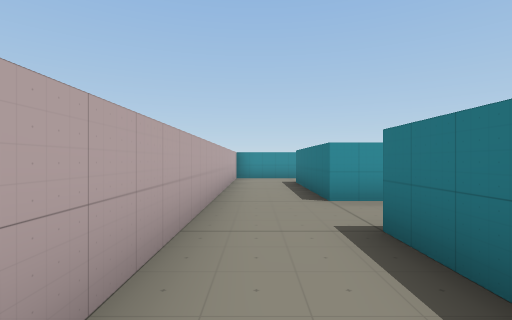
view 1 (above)

24 first-person views from a walk through a scene from a Unity 3-D project. The camera is 1.4 m above the floor, looks level and sees 85° across. The floor is counted in squares, 2 m on a side. Each view is taken from the middle of a square. On the plan, view 1 faces up. The plan holds only what a view shows up to about 9 squares ahead; the rest is blank. Some animated figures are left out.

view 2
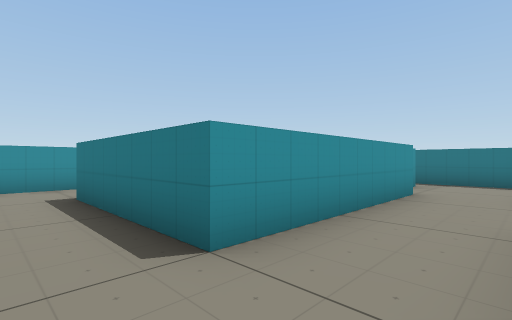

view 3
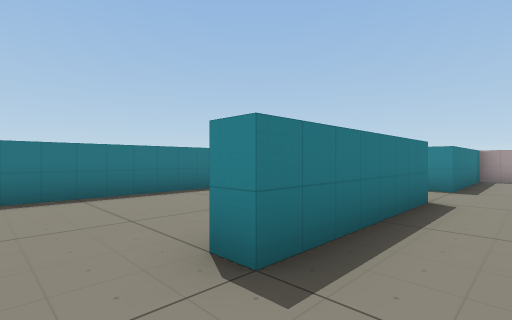

view 4
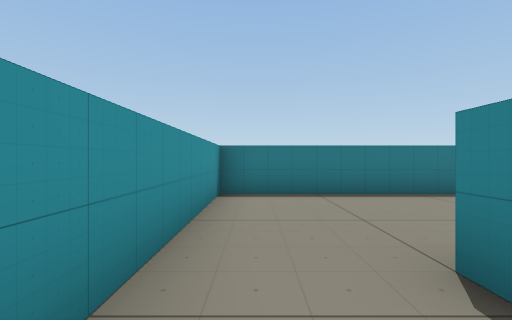

view 5
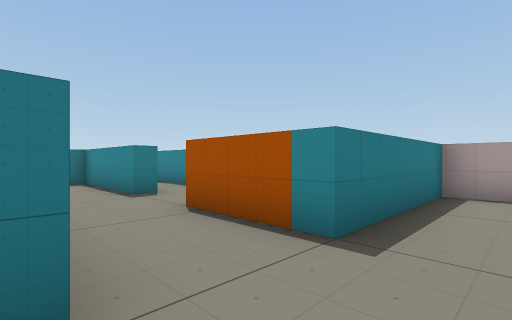

view 6
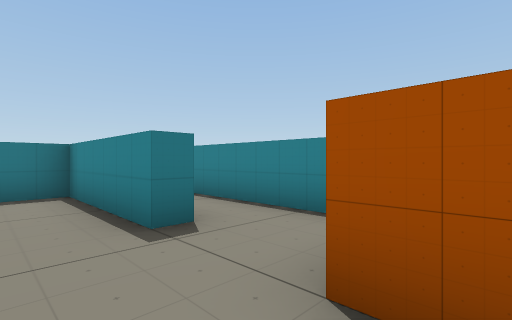

view 7
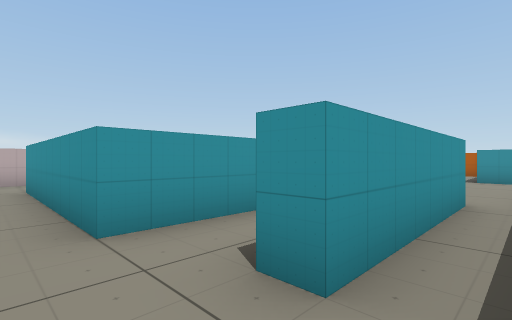

view 8
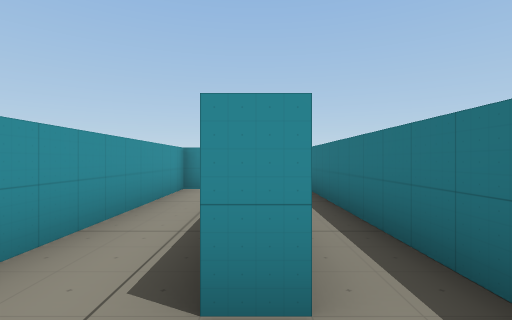

view 9
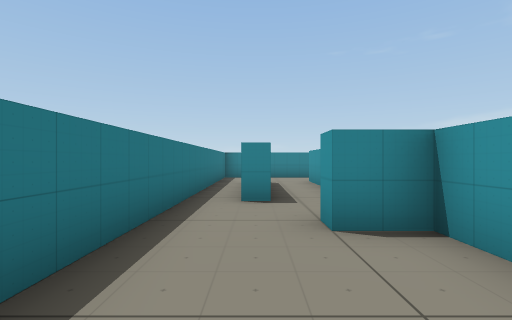

view 10
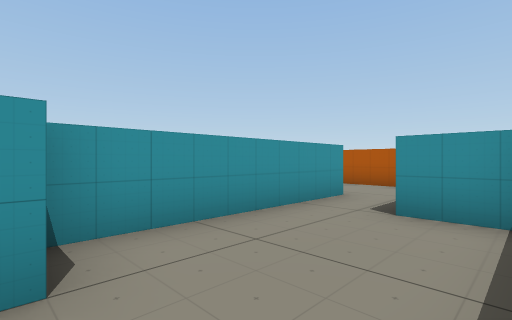

view 11
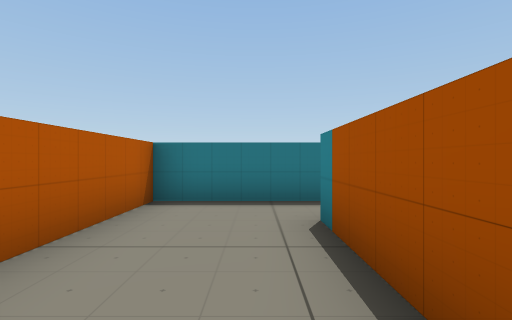

view 12
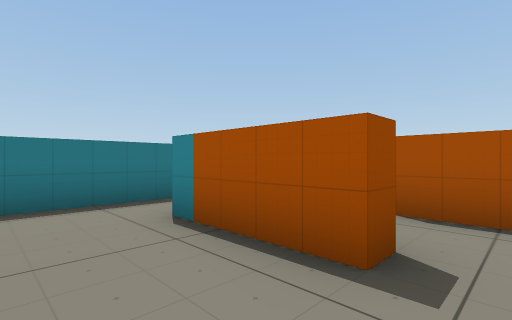

view 13
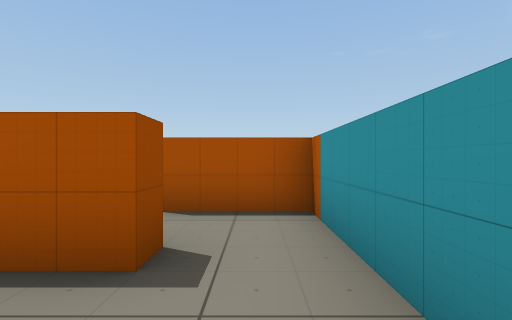

view 14
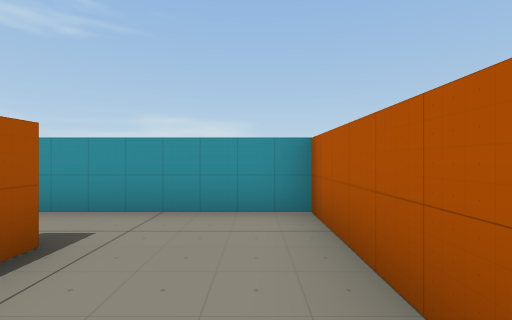

view 15
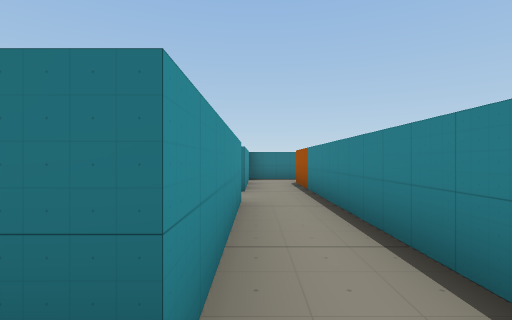

view 16
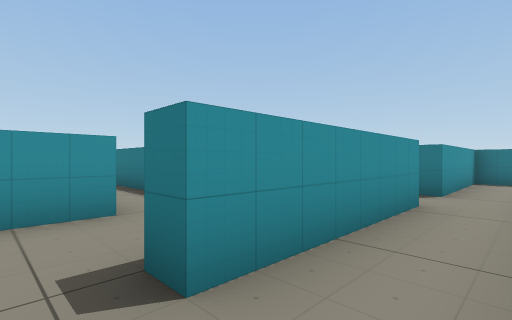

view 17
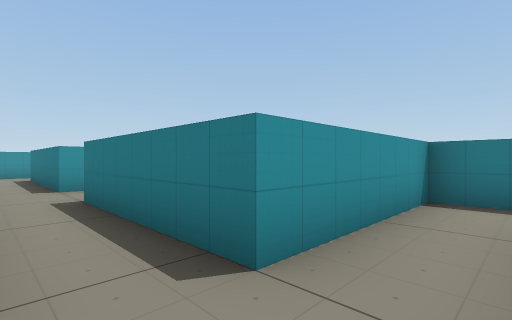

view 18
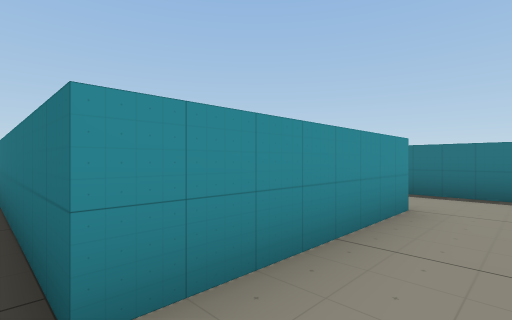

view 19
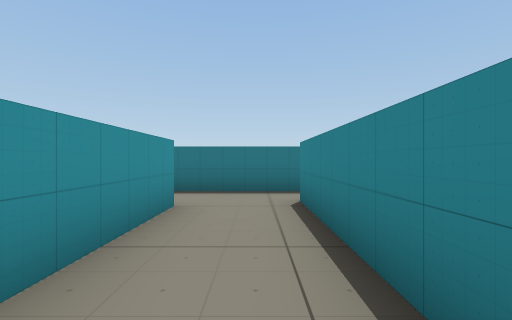

view 20
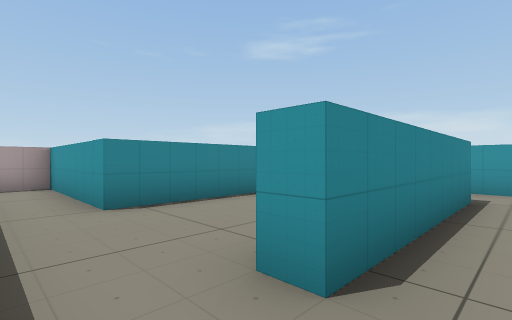

view 21
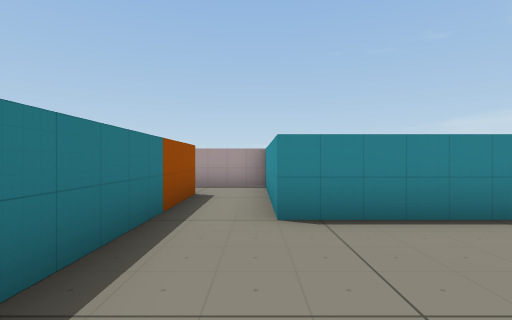

view 22
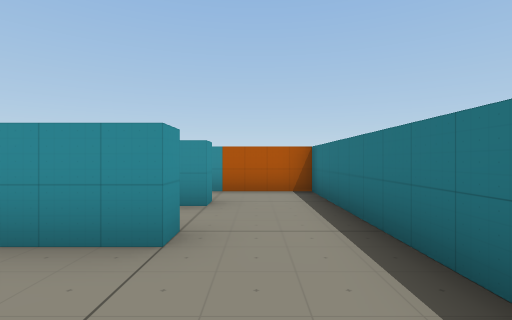

view 23
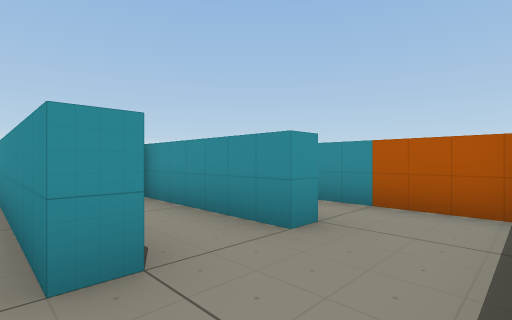

view 24
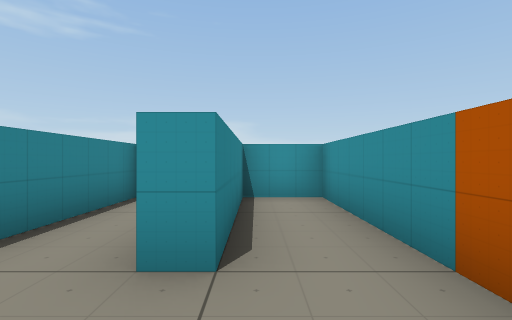

### Floor plan
Ten units are one square. View 1 is at (0, 0); x grows to the right and y downward. Boxes are objects, and circles mark ways between rooms. Rooms are numbered by the first view taken in them; rooms with no view inside come last. Other rooms are left out.
<svg viewBox="-12 -193 193 211">
<path fill="none" stroke="#000" d="M57 -22 57 -27M62 -47 12 -47 12 -88 17 -88M-7 -89 -7 -8M2 13 12 13 12 -27 37 -27M25 -107 2 -107M77 -74 77 -93M57 -27 92 -27 92 -96M83 -93 83 -53 78 -53M67 -107 62 -107 62 -47M89 -148 77 -148M77 -154 77 -166M92 -96 92 -128M62 -162 62 -112 73 -113 73 -107M77 -93 83 -93M37 -162 62 -162M77 -166 77 -188 22 -188 22 -164M97 -22 57 -22M113 -22 113 -62M49 -7 115 -7M97 -68 97 -60M113 -62 157 -62M153 -82 113 -82 113 -127M173 -66 173 -86M157 -62 157 -57M127 -27 157 -27M173 -24 173 -66M173 -106 173 -123 118 -123 118 -108 153 -108M57 -59 57 -107 25 -107M153 -89 153 -82M153 -108 153 -103 117 -103M173 -86 173 -106M117 -88 146 -88M173 -2 173 -24M157 -27 157 13 176 13M115 -7 137 -7M153 -11 153 -22 113 -22M37 -158 37 -162M22 -164 22 -142 42 -142"/>
<circle cx="60" cy="-35" r="3" fill="#2a7"/>
<circle cx="50" cy="-20" r="3" fill="#2a7"/>
<circle cx="20" cy="-95" r="3" fill="#2a7"/>
<circle cx="80" cy="-95" r="3" fill="#2a7"/>
<circle cx="70" cy="-155" r="3" fill="#2a7"/>
<circle cx="30" cy="-160" r="3" fill="#2a7"/>
<circle cx="110" cy="-60" r="3" fill="#2a7"/>
<circle cx="125" cy="-10" r="3" fill="#2a7"/>
<circle cx="165" cy="-60" r="3" fill="#2a7"/>
<circle cx="165" cy="-80" r="3" fill="#2a7"/>
<circle cx="170" cy="-15" r="3" fill="#2a7"/>
<circle cx="165" cy="-100" r="3" fill="#2a7"/>
<text x="20" y="-40">1</text>
<text x="80" y="-50">2</text>
<text x="80" y="-130">3</text>
<text x="50" y="-180">4</text>
<text x="90" y="-10">5</text>
<text x="130" y="-70">6</text>
<text x="150" y="-40">7</text>
<text x="150" y="-110">8</text>
<text x="40" y="-80">9</text>
<text x="150" y="-90">10</text>
<text x="170" y="-10">11</text>
<text x="130" y="-10">12</text>
<text x="30" y="-160">13</text>
</svg>
Room 1 opens to room 2. Room 1 opens to room 5. Room 1 opens to room 9. Room 2 opens to room 3. Room 3 opens to room 4. Room 4 opens to room 13. Room 5 opens to room 6. Room 5 opens to room 12. Room 6 opens to room 7. Room 6 opens to room 10. Room 7 opens to room 11. Room 8 opens to room 10.

Where each view was taken, in squares from view 1:
view 1: 0 up, 0 right, facing up
view 2: 3 up, 0 right, facing up-right
view 3: 10 up, 0 right, facing down-right
view 4: 10 up, 0 right, facing right
view 5: 5 up, 0 right, facing down-right
view 6: 4 up, 3 right, facing down-right
view 7: 4 up, 9 right, facing up-left
view 8: 4 up, 8 right, facing up
view 9: 14 up, 8 right, facing down
view 10: 11 up, 9 right, facing up-left
view 11: 17 up, 3 right, facing right
view 12: 18 up, 3 right, facing down-right
view 13: 18 up, 3 right, facing down
view 14: 18 up, 6 right, facing left
view 15: 2 up, 5 right, facing right
view 16: 1 up, 5 right, facing up-right
view 17: 1 up, 10 right, facing up-right
view 18: 7 up, 11 right, facing up-right
view 19: 7 up, 11 right, facing right
view 20: 7 up, 17 right, facing down-left
view 21: 6 up, 16 right, facing down
view 22: 6 up, 16 right, facing up
view 23: 8 up, 17 right, facing up-left
view 24: 11 up, 17 right, facing left
